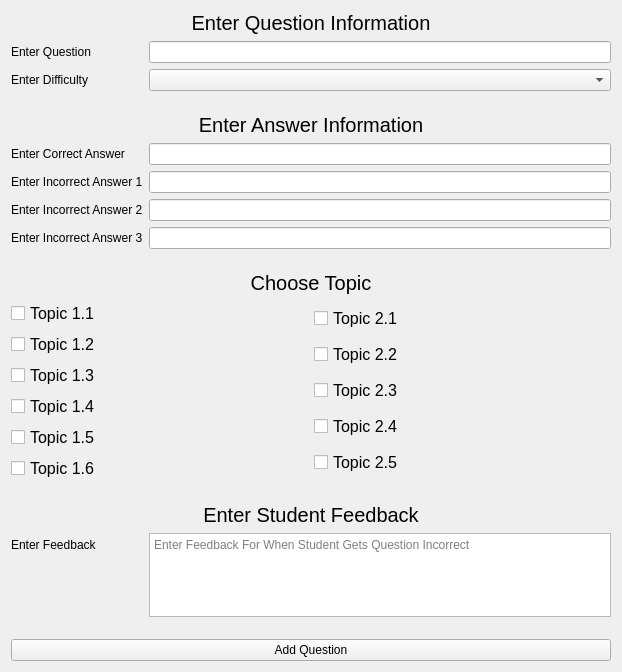
      <widget class="QWidget" name="scrollAreaWidgetContents_2">
       <property name="geometry">
        <rect>
         <x>0</x>
         <y>0</y>
         <width>622</width>
         <height>672</height>
        </rect>
       </property>
       <layout class="QVBoxLayout" name="verticalLayout_11">
        <item>
         <layout class="QFormLayout" name="formLayout_14">
          <item row="0" column="0" colspan="2">
           <widget class="QLabel" name="label">
            <property name="font">
             <font>
              <pointsize>15</pointsize>
             </font>
            </property>
            <property name="text">
             <string>Enter Question Information</string>
            </property>
            <property name="alignment">
             <set>Qt::AlignCenter</set>
            </property>
           </widget>
          </item>
          <item row="1" column="0">
           <widget class="QLabel" name="enterQuestionLabel">
            <property name="text">
             <string>Enter Question</string>
            </property>
           </widget>
          </item>
          <item row="1" column="1">
           <widget class="QLineEdit" name="enterQuestionLineEdit"/>
          </item>
          <item row="2" column="0">
           <widget class="QLabel" name="enterDifficultyLabel">
            <property name="text">
             <string>Enter Difficulty</string>
            </property>
           </widget>
          </item>
          <item row="2" column="1">
           <widget class="QComboBox" name="enterDifficultyComboBox"/>
          </item>
          <item row="3" column="0" colspan="2">
           <spacer name="verticalSpacer_3">
            <property name="orientation">
             <enum>Qt::Vertical</enum>
            </property>
            <property name="sizeType">
             <enum>QSizePolicy::Fixed</enum>
            </property>
            <property name="sizeHint" stdset="0">
             <size>
              <width>20</width>
              <height>10</height>
             </size>
            </property>
           </spacer>
          </item>
          <item row="4" column="0" colspan="2">
           <widget class="QLabel" name="label_3">
            <property name="font">
             <font>
              <pointsize>15</pointsize>
             </font>
            </property>
            <property name="text">
             <string>Enter Answer Information</string>
            </property>
            <property name="alignment">
             <set>Qt::AlignCenter</set>
            </property>
           </widget>
          </item>
          <item row="5" column="0">
           <widget class="QLabel" name="enterCorrectAnswerLabel">
            <property name="text">
             <string>Enter Correct Answer</string>
            </property>
           </widget>
          </item>
          <item row="5" column="1">
           <widget class="QLineEdit" name="enterCorrectAnswerLineEdit"/>
          </item>
          <item row="6" column="0">
           <widget class="QLabel" name="enterIncorrectAnswer1Label">
            <property name="text">
             <string>Enter Incorrect Answer 1</string>
            </property>
           </widget>
          </item>
          <item row="6" column="1">
           <widget class="QLineEdit" name="enterIncorrectAnswer1LineEdit"/>
          </item>
          <item row="7" column="0">
           <widget class="QLabel" name="enterIncorrectAnswer2Label">
            <property name="text">
             <string>Enter Incorrect Answer 2</string>
            </property>
           </widget>
          </item>
          <item row="7" column="1">
           <widget class="QLineEdit" name="enterIncorrectAnswer2LineEdit"/>
          </item>
          <item row="8" column="0">
           <widget class="QLabel" name="enterIncorrectAnswer3Label">
            <property name="text">
             <string>Enter Incorrect Answer 3</string>
            </property>
           </widget>
          </item>
          <item row="8" column="1">
           <widget class="QLineEdit" name="enterIncorrectAnswer3LineEdit"/>
          </item>
          <item row="9" column="0" colspan="2">
           <spacer name="verticalSpacer_7">
            <property name="orientation">
             <enum>Qt::Vertical</enum>
            </property>
            <property name="sizeType">
             <enum>QSizePolicy::Fixed</enum>
            </property>
            <property name="sizeHint" stdset="0">
             <size>
              <width>20</width>
              <height>10</height>
             </size>
            </property>
           </spacer>
          </item>
          <item row="10" column="0" colspan="2">
           <widget class="QLabel" name="label_4">
            <property name="font">
             <font>
              <pointsize>15</pointsize>
             </font>
            </property>
            <property name="text">
             <string>Choose Topic</string>
            </property>
            <property name="alignment">
             <set>Qt::AlignCenter</set>
            </property>
           </widget>
          </item>
          <item row="11" column="0" colspan="2">
           <layout class="QHBoxLayout" name="horizontalLayout_10">
            <item>
             <layout class="QVBoxLayout" name="verticalLayout_9">
              <item>
               <widget class="QCheckBox" name="Topic1_1">
                <property name="font">
                 <font>
                  <pointsize>12</pointsize>
                 </font>
                </property>
                <property name="text">
                 <string>Topic 1.1</string>
                </property>
               </widget>
              </item>
              <item>
               <widget class="QCheckBox" name="Topic1_2">
                <property name="font">
                 <font>
                  <pointsize>12</pointsize>
                 </font>
                </property>
                <property name="text">
                 <string>Topic 1.2</string>
                </property>
               </widget>
              </item>
              <item>
               <widget class="QCheckBox" name="Topic1_3">
                <property name="font">
                 <font>
                  <pointsize>12</pointsize>
                 </font>
                </property>
                <property name="text">
                 <string>Topic 1.3</string>
                </property>
               </widget>
              </item>
              <item>
               <widget class="QCheckBox" name="Topic1_4">
                <property name="font">
                 <font>
                  <pointsize>12</pointsize>
                 </font>
                </property>
                <property name="text">
                 <string>Topic 1.4</string>
                </property>
               </widget>
              </item>
              <item>
               <widget class="QCheckBox" name="Topic1_5">
                <property name="font">
                 <font>
                  <pointsize>12</pointsize>
                 </font>
                </property>
                <property name="text">
                 <string>Topic 1.5</string>
                </property>
               </widget>
              </item>
              <item>
               <widget class="QCheckBox" name="Topic1_6">
                <property name="font">
                 <font>
                  <pointsize>12</pointsize>
                 </font>
                </property>
                <property name="text">
                 <string>Topic 1.6</string>
                </property>
               </widget>
              </item>
             </layout>
            </item>
            <item>
             <layout class="QVBoxLayout" name="verticalLayout_10">
              <item>
               <widget class="QCheckBox" name="Topic2_1">
                <property name="font">
                 <font>
                  <pointsize>12</pointsize>
                 </font>
                </property>
                <property name="text">
                 <string>Topic 2.1</string>
                </property>
               </widget>
              </item>
              <item>
               <widget class="QCheckBox" name="Topic2_2">
                <property name="font">
                 <font>
                  <pointsize>12</pointsize>
                 </font>
                </property>
                <property name="text">
                 <string>Topic 2.2</string>
                </property>
               </widget>
              </item>
              <item>
               <widget class="QCheckBox" name="Topic2_3">
                <property name="font">
                 <font>
                  <pointsize>12</pointsize>
                 </font>
                </property>
                <property name="text">
                 <string>Topic 2.3</string>
                </property>
               </widget>
              </item>
              <item>
               <widget class="QCheckBox" name="topic2_9">
                <property name="font">
                 <font>
                  <pointsize>12</pointsize>
                 </font>
                </property>
                <property name="text">
                 <string>Topic 2.4</string>
                </property>
               </widget>
              </item>
              <item>
               <widget class="QCheckBox" name="Topic2_5">
                <property name="font">
                 <font>
                  <pointsize>12</pointsize>
                 </font>
                </property>
                <property name="text">
                 <string>Topic 2.5</string>
                </property>
               </widget>
              </item>
             </layout>
            </item>
           </layout>
          </item>
          <item row="12" column="0" colspan="2">
           <spacer name="verticalSpacer_8">
            <property name="orientation">
             <enum>Qt::Vertical</enum>
            </property>
            <property name="sizeType">
             <enum>QSizePolicy::Fixed</enum>
            </property>
            <property name="sizeHint" stdset="0">
             <size>
              <width>20</width>
              <height>10</height>
             </size>
            </property>
           </spacer>
          </item>
          <item row="13" column="0" colspan="2">
           <widget class="QLabel" name="label_14">
            <property name="font">
             <font>
              <pointsize>15</pointsize>
             </font>
            </property>
            <property name="text">
             <string>Enter Student Feedback</string>
            </property>
            <property name="alignment">
             <set>Qt::AlignCenter</set>
            </property>
           </widget>
          </item>
          <item row="14" column="0">
           <widget class="QLabel" name="enterFeedbackLabel">
            <property name="text">
             <string>Enter Feedback</string>
            </property>
           </widget>
          </item>
          <item row="14" column="1">
           <widget class="QTextEdit" name="textEdit">
            <property name="placeholderText">
             <string>Enter Feedback For When Student Gets Question Incorrect</string>
            </property>
           </widget>
          </item>
          <item row="15" column="0" colspan="2">
           <spacer name="verticalSpacer_9">
            <property name="orientation">
             <enum>Qt::Vertical</enum>
            </property>
            <property name="sizeType">
             <enum>QSizePolicy::Fixed</enum>
            </property>
            <property name="sizeHint" stdset="0">
             <size>
              <width>20</width>
              <height>10</height>
             </size>
            </property>
           </spacer>
          </item>
          <item row="16" column="0" colspan="2">
           <widget class="QPushButton" name="addQuestionButton">
            <property name="text">
             <string>Add Question</string>
            </property>
           </widget>
          </item>
         </layout>
        </item>
       </layout>
      </widget>
